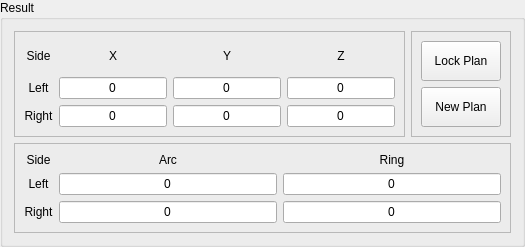
       <widget class="QGroupBox" name="calculationBox">
        <property name="title">
         <string>Result</string>
        </property>
        <layout class="QGridLayout" name="gridLayout_2">

         <!-- Coordinates -->
         <item row="0" column="0">
          <widget class="QFrame" name="frame_2">
           <property name="frameShape">
            <enum>QFrame::StyledPanel</enum>
           </property>
           <property name="frameShadow">
            <enum>QFrame::Raised</enum>
           </property>
           <layout class="QGridLayout" name="dualResultGrid">

            <item row="0" column="0">
             <widget class="QLabel" name="label_coord_side">
              <property name="text">
               <string>Side</string>
              </property>
              <property name="alignment">
               <set>Qt::AlignCenter</set>
              </property>
             </widget>
            </item>
            <item row="0" column="1">
             <widget class="QLabel" name="label_res_x">
              <property name="text">
               <string>X</string>
              </property>
              <property name="alignment">
               <set>Qt::AlignCenter</set>
              </property>
             </widget>
            </item>
            <item row="0" column="2">
             <widget class="QLabel" name="label_res_y">
              <property name="text">
               <string>Y</string>
              </property>
              <property name="alignment">
               <set>Qt::AlignCenter</set>
              </property>
             </widget>
            </item>
            <item row="0" column="3">
             <widget class="QLabel" name="label_res_z">
              <property name="text">
               <string>Z</string>
              </property>
              <property name="alignment">
               <set>Qt::AlignCenter</set>
              </property>
             </widget>
            </item>
           

            <item row="1" column="0">
             <widget class="QLabel" name="label_left">
              <property name="text">
               <string>Left</string>
              </property>
              <property name="alignment">
               <set>Qt::AlignCenter</set>
              </property>
             </widget>
            </item>
            <item row="1" column="1">
             <widget class="QLineEdit" name="left_final_x">
              <property name="text">
               <string>0</string>
              </property>
              <property name="alignment">
               <set>Qt::AlignCenter</set>
              </property>
              <property name="readOnly">
               <bool>true</bool>
              </property>
             </widget>
            </item>
            <item row="1" column="2">
             <widget class="QLineEdit" name="left_final_y">
              <property name="text">
               <string>0</string>
              </property>
              <property name="alignment">
               <set>Qt::AlignCenter</set>
              </property>
              <property name="readOnly">
               <bool>true</bool>
              </property>
             </widget>
            </item>
            <item row="1" column="3">
             <widget class="QLineEdit" name="left_final_z">
              <property name="text">
               <string>0</string>
              </property>
              <property name="alignment">
               <set>Qt::AlignCenter</set>
              </property>
              <property name="readOnly">
               <bool>true</bool>
              </property>
             </widget>
            </item>

            <item row="2" column="0">
             <widget class="QLabel" name="label_right">
              <property name="text">
               <string>Right</string>
              </property>
              <property name="alignment">
               <set>Qt::AlignCenter</set>
              </property>
             </widget>
            </item>
            <item row="2" column="1">
             <widget class="QLineEdit" name="right_final_x">
              <property name="text">
               <string>0</string>
              </property>
              <property name="alignment">
               <set>Qt::AlignCenter</set>
              </property>
              <property name="readOnly">
               <bool>true</bool>
              </property>
             </widget>
            </item>
            <item row="2" column="2">
             <widget class="QLineEdit" name="right_final_y">
              <property name="text">
               <string>0</string>
              </property>
              <property name="alignment">
               <set>Qt::AlignCenter</set>
              </property>
              <property name="readOnly">
               <bool>true</bool>
              </property>
             </widget>
            </item>
            <item row="2" column="3">
             <widget class="QLineEdit" name="right_final_z">
              <property name="text">
               <string>0</string>
              </property>
              <property name="alignment">
               <set>Qt::AlignCenter</set>
              </property>
              <property name="readOnly">
               <bool>true</bool>
              </property>
             </widget>
            </item>

           </layout>
          </widget>
         </item>

         <!-- Plan actions -->
         <item row="0" column="1">
          <widget class="QFrame" name="frame_3">
           <property name="maximumSize">
            <size>
             <width>140</width>
             <height>16777215</height>
            </size>
           </property>
           <property name="frameShape">
            <enum>QFrame::StyledPanel</enum>
           </property>
           <property name="frameShadow">
            <enum>QFrame::Raised</enum>
           </property>
           <layout class="QVBoxLayout" name="verticalLayout">
            <item>
             <widget class="QPushButton" name="lockPlanBtn">
              <property name="minimumSize">
               <size>
                <width>0</width>
                <height>40</height>
               </size>
              </property>
              <property name="text">
               <string>Lock Plan</string>
              </property>
              <property name="checkable">
               <bool>true</bool>
              </property>
             </widget>
            </item>
            <item>
             <widget class="QPushButton" name="newPlanBtn">
              <property name="minimumSize">
               <size>
                <width>0</width>
                <height>40</height>
               </size>
              </property>
              <property name="text">
               <string>New Plan</string>
              </property>
             </widget>
            </item>
           </layout>
          </widget>
         </item>

         <!-- Left/Right arc-ring -->
         <item row="1" column="0" colspan="2">
          <widget class="QFrame" name="frame_arc_ring">
           <property name="frameShape">
            <enum>QFrame::StyledPanel</enum>
           </property>
           <property name="frameShadow">
            <enum>QFrame::Raised</enum>
           </property>
           <layout class="QGridLayout" name="arcRingGrid">

            <item row="0" column="0">
             <widget class="QLabel" name="label_side_header">
              <property name="text">
               <string>Side</string>
              </property>
              <property name="alignment">
               <set>Qt::AlignCenter</set>
              </property>
             </widget>
            </item>
            <item row="0" column="1">
             <widget class="QLabel" name="label_arc_header">
              <property name="text">
               <string>Arc</string>
              </property>
              <property name="alignment">
               <set>Qt::AlignCenter</set>
              </property>
             </widget>
            </item>
            <item row="0" column="2">
             <widget class="QLabel" name="label_ring_header">
              <property name="text">
               <string>Ring</string>
              </property>
              <property name="alignment">
               <set>Qt::AlignCenter</set>
              </property>
             </widget>
            </item>

            <item row="1" column="0">
             <widget class="QLabel" name="label_left_arc_ring">
              <property name="text">
               <string>Left</string>
              </property>
              <property name="alignment">
               <set>Qt::AlignCenter</set>
              </property>
             </widget>
            </item>
            <item row="1" column="1">
             <widget class="QLineEdit" name="leftArc">
              <property name="text">
               <string>0</string>
              </property>
              <property name="alignment">
               <set>Qt::AlignCenter</set>
              </property>
              <property name="readOnly">
               <bool>true</bool>
              </property>
             </widget>
            </item>
            <item row="1" column="2">
             <widget class="QLineEdit" name="leftRing">
              <property name="text">
               <string>0</string>
              </property>
              <property name="alignment">
               <set>Qt::AlignCenter</set>
              </property>
              <property name="readOnly">
               <bool>true</bool>
              </property>
             </widget>
            </item>

            <item row="2" column="0">
             <widget class="QLabel" name="label_right_arc_ring">
              <property name="text">
               <string>Right</string>
              </property>
              <property name="alignment">
               <set>Qt::AlignCenter</set>
              </property>
             </widget>
            </item>
            <item row="2" column="1">
             <widget class="QLineEdit" name="rightArc">
              <property name="text">
               <string>0</string>
              </property>
              <property name="alignment">
               <set>Qt::AlignCenter</set>
              </property>
              <property name="readOnly">
               <bool>true</bool>
              </property>
             </widget>
            </item>
            <item row="2" column="2">
             <widget class="QLineEdit" name="rightRing">
              <property name="text">
               <string>0</string>
              </property>
              <property name="alignment">
               <set>Qt::AlignCenter</set>
              </property>
              <property name="readOnly">
               <bool>true</bool>
              </property>
             </widget>
            </item>

           </layout>
          </widget>
         </item>

        </layout>
       </widget>
